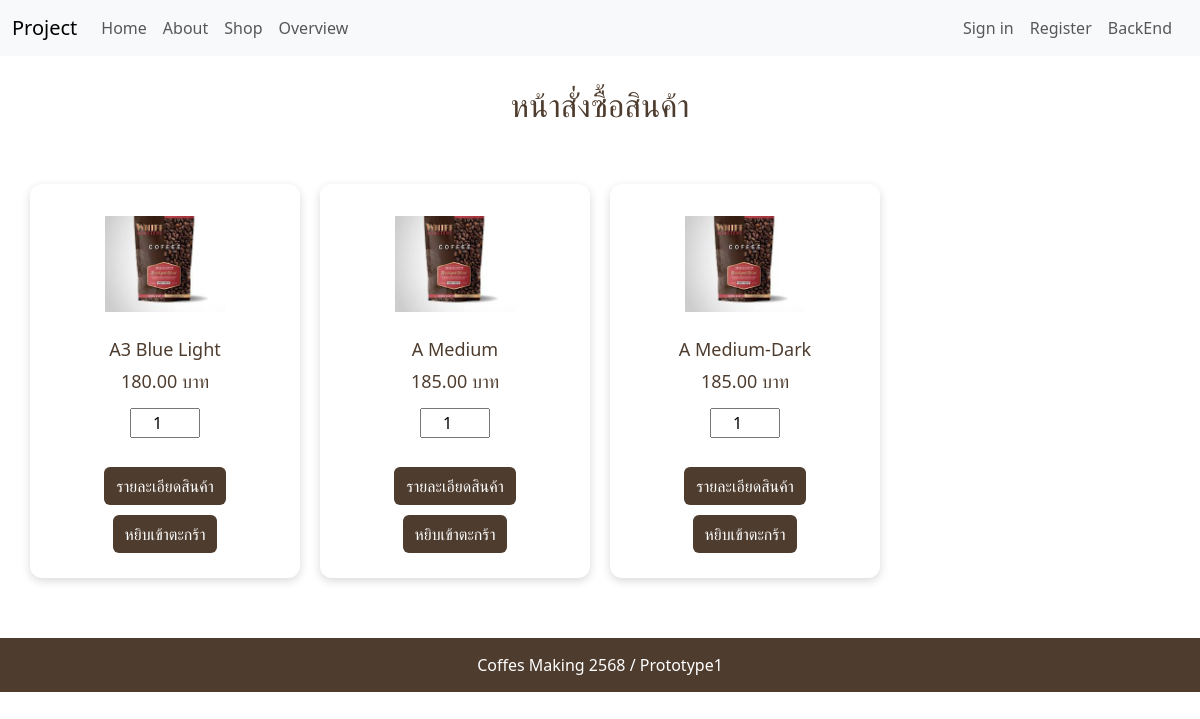
The page /frontend/shop.php on the database its author committed.
### tables this page shows
CREATE TABLE `inventory` (
  `id` int(5) NOT NULL,
  `name` varchar(50) NOT NULL,
  `description` varchar(255) NOT NULL,
  `typ_id` int(5) NOT NULL,
  `cate_id` int(5) NOT NULL,
  `location_id` int(5) NOT NULL,
  `uid` int(5) NOT NULL,
  `num` int(5) NOT NULL,
  `buy` decimal(10,2) NOT NULL,
  `sale` decimal(10,2) NOT NULL,
  `cp` int(5) NOT NULL,
  `status` int(1) NOT NULL DEFAULT 1
);

### config/class.connect.php (called while the page is built, shortened)
<?php
class connect
{
    function conn()
    {
        $host = 'localhost';
        $dbname = 'coffees';
        $user = 'root';
        $pass = '';
        $conn = new PDO ("mysql:host=$host;dbname=$dbname","$user","$pass");
        $conn->exec("set names utf8");
        return $conn;
    }
    function query($sql)
    {
        $conn = $this->conn();
        $res = $conn->prepare($sql);
        $res->execute();
        return $res;
    }
}
?>

### frontend/shop.php (the view, shortened to what this page needs)
<?php
require_once '../config/class.connect.php';
?>
<!DOCTYPE html>
<html lang="th">
<head>
<link href="https://cdn.jsdelivr.net/npm/bootstrap@5.3.3/dist/css/bootstrap.min.css" rel="stylesheet">
<link rel="stylesheet" href="../css/shop.css">
</head>
<body>
<?php include 'menu.php'; ?>
<center>
    <h2 class="shop-title">หน้าสั่งซื้อสินค้า</h2>
</center>
<div class="card-container">
<?php
$conn = new connect();
$sql = "select *
        from inventory
        where inventory.typ_id = 3
        and inventory.status = 1";
$res = $conn->query($sql);
while ($cdr = $res->fetch())
{
?>
<div class="product-card">
    <img src="../img/images.jpg" class="product-image">
    <h6>
        <?php echo $cdr['name']; ?>
    </h6>
    <h5>
        <?php echo number_format($cdr['sale'],2); ?> บาท
    </h5>
    <input type="number"
           name="quantity"
           min="1"
           value="1"
           class="quantity">
    <br>
    <br>
    <input type="button"
           value="รายละเอียดสินค้า"
           onclick='window.open("index.php?option=det&task=def&id=<?php echo $cdr["id"]; ?>","_self")'>
    <input type="button"
           value="หยิบเข้าตะกร้า"
           onclick='window.open("index.php?option=shope&task=def&id=<?php echo $cdr["id"]; ?>","_self")'>
</div>
<?php
}
?>
</div>
<div class="footer">
    Coffes Making 2568 / Prototype1
</div>
</body>
</html>
</body>
</html>

### css/shop.css (style rules this page uses)
.card-container { display: grid; grid-template-columns: repeat(4, 1fr); gap: 20px; padding: 30px; max-width: 1400px; margin: auto; }
.product-card { background: #fff; border-radius: 12px; padding: 20px; text-align: center; box-shadow: 0 3px 10px rgba(0,0,0,0.15); }
.product-image { width: 120px; height: 120px; object-fit: contain; margin-bottom: 15px; }
.product-card h6 { font-size: 18px; margin-bottom: 10px; color: #4e3c2e; }
.product-card h5 { font-size: 18px; margin-bottom: 15px; color: #4e3c2e; }
.quantity { width: 70px; text-align: center; }
.product-card input[type="button"] { margin: 5px; padding: 7px 12px; border: none; border-radius: 6px; background-color: #4e3c2e; color: white; cursor: pointer; }
.shop-title { margin: 30px 0; color: #4e3c2e; }
.footer { margin-top: 30px; padding: 15px; text-align: center; background-color: #4e3c2e; color: white; }

### rows shown on the page
inventory: name "A3 Blue Light", sale "180.00"
inventory: name "A Medium", sale "185.00"
inventory: name "A Medium-Dark", sale "185.00"
